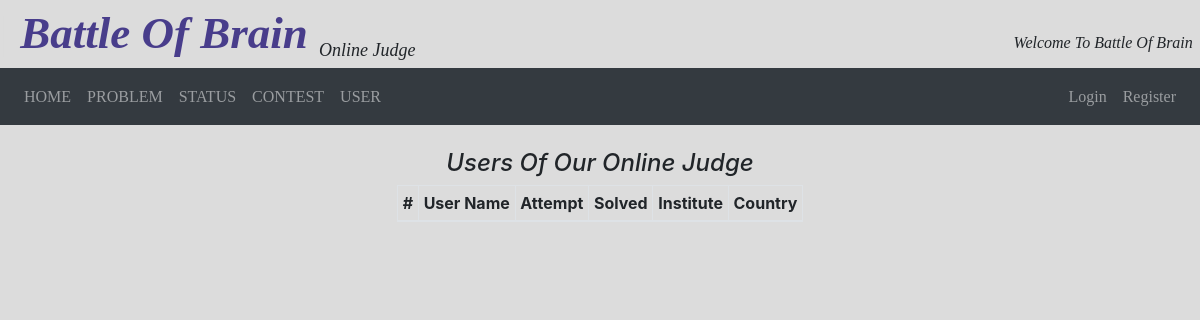
Page /profiles/ on the earlier database version.
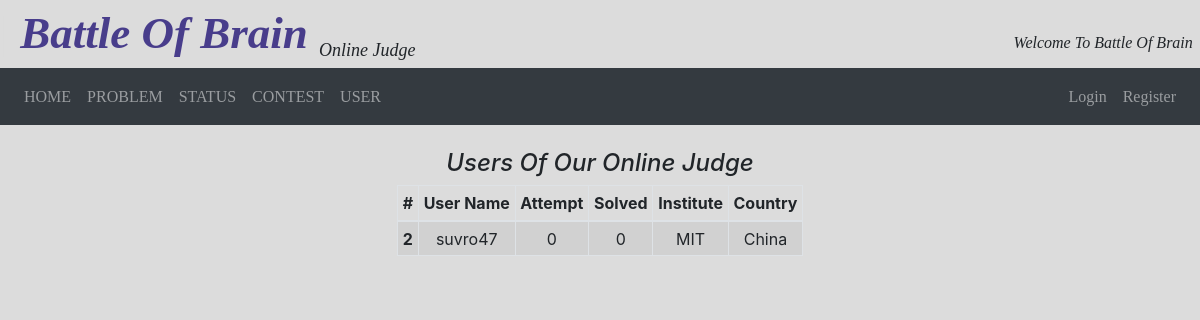
Same page on the later database version.
### user/models.py (models this page shows, shortened)
class CustomUser(AbstractUser):
    full_name = models.CharField(max_length=100, blank=False)
    institute = models.CharField(max_length=100, blank=False)
    country = models.CharField(max_length=100, blank=False)
    problem_tried = models.IntegerField(default=0)
    problem_solved = models.IntegerField(default=0)

### user/views.py (the view)
# urls.py: path('profiles/', user_views.profiles, name='profiles'),
def profiles(request):
    users = CustomUser.objects.filter(is_superuser=False)
    return render(request, 'profiles.html', {'all_user': users})

### templates/profiles.html (shortened to what this page needs)
{% extends 'base.html' %}
{% block content %}
<br>
 <i> <h4 align="center"> Users Of Our Online Judge </h4></i>
<table class="table table-sm table-striped table-bordered w-auto" align="center">
  <thead>
    <tr>
      <th scope="col">#</th>
      <th scope="col">User Name</th>
      <th scope="col">Attempt</th>
      <th scope="col">Solved</th>
      <th scope="col">Institute</th>
      <th scope="col">Country</th>
    </tr>
  </thead>
    <tbody>
    {% for user in all_user %}
        <tr>
          <th scope="row"> {{user.id}}</th>
          <td align = 'center'> {{user.username}} </td>
          <td align = 'center'>{{user.problem_tried}} </td>
          <td align = 'center'>{{user.problem_solved}}</td>
          <td align = 'center'>{{user.institute}}</td>
          <td align = 'center'>{{user.country}}</td>
        </tr>
    {% endfor %}
  </tbody>
</table>
{% endblock %}

Differences in the rows shown:
added CustomUser: id "2", username "suvro47", problem_tried "0", problem_solved "0", institute "MIT", country "China"
